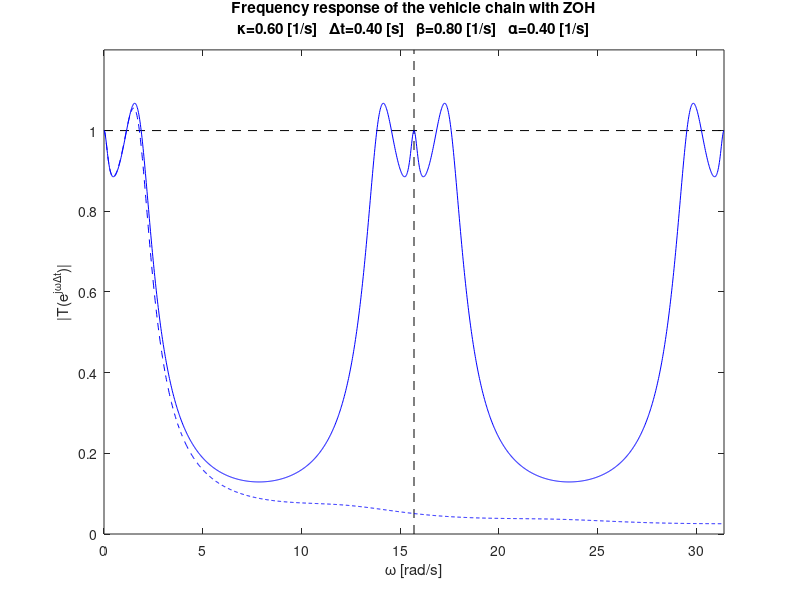

This chart was generated by the following MATLAB code:
%% Create frequency response plots for the vehicle chain with ZOH
clear; %close all; clc;

%% Calculate frequency response
% parameters
kappa=0.6;
deltat=0.4;
alpha=0.4;
beta=0.8;	% 0.25, 0.50, 0.80

% range of frequencies
ommin=0;
ommax=4*pi/deltat;      % 4*pi/deltat, pi
dom=(ommax-ommin)/1600;	% /1600, /100
om=ommin:dom:ommax;

% range of magnitude on frequency response plot
Mmin=0;
Mmax=1.2;

% transfer function
z=exp(1i*om*deltat);
T=((deltat^2/2*alpha*kappa+deltat*beta)*z+deltat^2/2*alpha*kappa-deltat*beta)./...
    (z.^3-2*z.^2+(deltat^2/2*alpha*kappa+deltat*(alpha+beta)+1)*z+deltat^2/2*alpha*kappa-deltat*(alpha+beta));
M=abs(T);

% transfer function of the continuous-time system with same average delay
tau=1.5*deltat;
Tconti=(alpha*kappa+beta*1i.*om)./...
  ((-om.^2).*exp(1i*om*tau)+(beta+alpha)*1i.*om+alpha*kappa);
Mconti=abs(Tconti);

%% Plot frequency response
figure(1); clf; hold on; box on;
plot([ommin,ommax],[1,1],'k--');
plot([2*pi/deltat,2*pi/deltat],[Mmin,Mmax],'k--');
plot(om,Mconti,'b--');
plot(om,M,'b');
xlabel('\omega [rad/s]');
ylabel('|T(e^{j\omega\Deltat})|');
axis([ommin,ommax,Mmin,Mmax]);
title(['Frequency response of the vehicle chain with ZOH',10,...
       '\kappa=',num2str(kappa,'%3.2f'),' [1/s]',...
       '   \Deltat=',num2str(deltat,'%3.2f'),' [s]',...
       '   \beta=',num2str(beta,'%3.2f'),' [1/s]',...
       '   \alpha=',num2str(alpha,'%3.2f'),' [1/s]']);